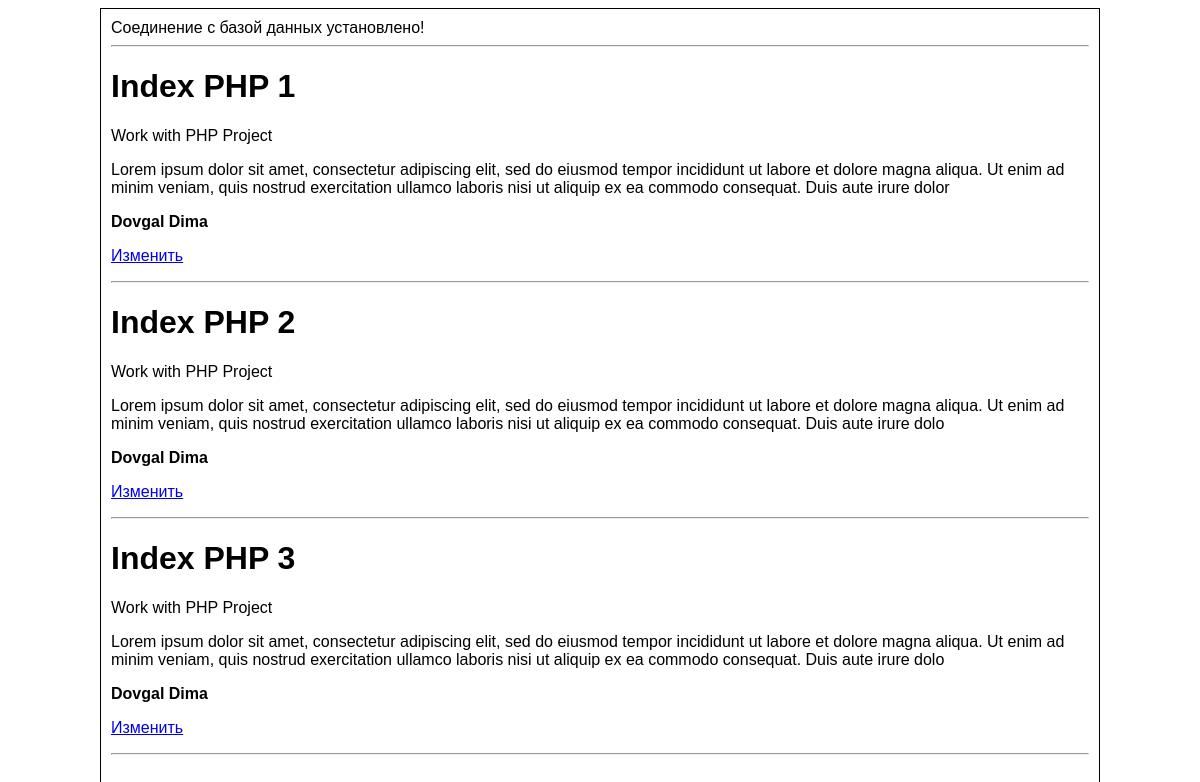
The page / on the database its author committed.
### tables this page shows
CREATE TABLE `data` (
  `id` int(11) NOT NULL,
  `title` varchar(255) NOT NULL,
  `subtitle` varchar(255) NOT NULL,
  `descript` varchar(255) NOT NULL,
  `author` varchar(255) NOT NULL
);

### index.php (the view, shortened to what this page needs)
<?php
require('./blocks/head.php');
require('./connect.php');
$sql_data = "SELECT id, title, subtitle, descript, author FROM data";
if($result = mysqli_query($conn, $sql_data)) {
    foreach($result as $row) {
        $data_id = $row['id'];
        $data_title = $row['title'];
        $data_subtitle = $row['subtitle'];
        $data_description = $row['descript'];
        $data_author = $row['author'];
        echo '<h1>' . $data_title . '</h1>';
        echo '<p>'  . $data_subtitle . '</p>';
        echo '<p>'  . $data_description . '</p>';
        echo '<b>'  . $data_author . '</b>';
        echo '<p><a href="update.php?id=' . $data_id . '">Изменить</a></p><hr>';
    }
} else {
    echo 'Ошибка: ' . mysqli_error($conn);
}
require('./blocks/footer.php');

### blocks/head.php (shortened to what this page needs)
<!DOCTYPE html>
<html lang="en">
<head>
    <link rel="stylesheet" href="./css/style.css">
</head>
<body>
    <div class="container">

### connect.php (shortened to what this page needs)
<?php
echo 'Соединение с базой данных установлено! <hr>';

### blocks/footer.php
    </div>
</body>
</html>

### css/style.css (style rules this page uses)
* { box-sizing: border-box; font-family: sans-serif; }
.container { max-width: 1000px; min-height: calc(100vh - 16px); margin: 0 auto; border: 1px solid black; padding: 10px; }

### rows shown on the page
data: title "Index PHP 1", subtitle "Work with PHP Project", descript "Lorem ipsum dolor sit amet, consectetur adipiscing elit, sed do eiusmod tempor incididunt ut labore et dolore magna aliqua. Ut enim ad minim veniam, quis nostrud exercitation ullamco laboris nisi ut aliquip ex ea commodo consequat. Duis aute irure dolor", author "Dovgal Dima"
data: title "Index PHP 2", subtitle "Work with PHP Project", descript "Lorem ipsum dolor sit amet, consectetur adipiscing elit, sed do eiusmod tempor incididunt ut labore et dolore magna aliqua. Ut enim ad minim veniam, quis nostrud exercitation ullamco laboris nisi ut aliquip ex ea commodo consequat. Duis aute irure dolo", author "Dovgal Dima"
data: title "Index PHP 3", subtitle "Work with PHP Project", descript "Lorem ipsum dolor sit amet, consectetur adipiscing elit, sed do eiusmod tempor incididunt ut labore et dolore magna aliqua. Ut enim ad minim veniam, quis nostrud exercitation ullamco laboris nisi ut aliquip ex ea commodo consequat. Duis aute irure dolo", author "Dovgal Dima"
